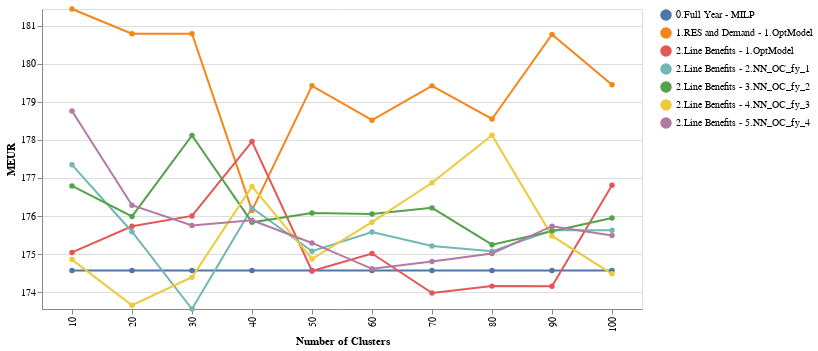

The notebook cell this image was saved under:
### Code cell
chart = alt.Chart(df).mark_line(
    point=alt.OverlayMarkDef(color="red")
).encode(
    x=alt.X("Category4:O").title('Number of Clusters'),
    # y=alt.Y("MEUR:Q", scale=alt.Scale(domain=[170, 185])),
    y=alt.Y("MEUR:Q", scale=alt.Scale(domain= [df['MEUR'].min(), df['MEUR'].max()])),
    color=alt.Color("Category5").title(''),
    # strokeDash='Category2',
)
line = alt.Chart(pd.DataFrame({'-': [174.568533342985]})).mark_rule().encode(y='-')
# line = alt.Chart(pd.DataFrame({'-': [409.989891886376]})).mark_rule().encode(y='-')
# base = chart + line
base = chart
base.configure_legend(
  orient='right'
).properties(
    width=600,
    height=300
)

### Figure 1 — Vega-Lite specification as saved in the notebook (floating-point values rounded to 4 significant figures)
{"config": {"view": {"continuousWidth": 300, "continuousHeight": 300}, "legend": {"orient": "right"}}, "data": {"name": "data-bff40f9f5274540edb59298502732706"}, "mark": {"type": "line", "point": {"color": "red"}}, "encoding": {"color": {"field": "Category5", "title": "", "type": "nominal"}, "x": {"field": "Category4", "title": "Number of Clusters", "type": "ordinal"}, "y": {"field": "MEUR", "scale": {"domain": [173.6, 181.4]}, "type": "quantitative"}}, "height": 300, "width": 600, "$schema": "https://vega.github.io/schema/vega-lite/v5.8.0.json", "datasets": {"data-bff40f9f5274540edb59298502732706": [{"CaseName": "A.The_full_year_MILP - 3-bus", "Category1": "A", "Category2": "0.Full Year", "Category3": "MILP", "Category4": 10, "MEUR": 174.6, "Category5": "0.Full Year - MILP"}, {"CaseName": "A.The_full_year_MILP - 3-bus", "Category1": "A", "Category2": "0.Full Year", "Category3": "MILP", "Category4": 20, "MEUR": 174.6, "Category5": "0.Full Year - MILP"}, {"CaseName": "A.The_full_year_MILP - 3-bus", "Category1": "A", "Category2": "0.Full Year", "Category3": "MILP", "Category4": 30, "MEUR": 174.6, "Category5": "0.Full Year - MILP"}, {"CaseName": "A.The_full_year_MILP - 3-bus", "Category1": "A", "Category2": "0.Full Year", "Category3": "MILP", "Category4": 40, "MEUR": 174.6, "Category5": "0.Full Year - MILP"}, {"CaseName": "A.The_full_year_MILP - 3-bus", "Category1": "A", "Category2": "0.Full Year", "Category3": "MILP", "Category4": 50, "MEUR": 174.6, "Category5": "0.Full Year - MILP"}, {"CaseName": "A.The_full_year_MILP - 3-bus", "Category1": "A", "Category2": "0.Full Year", "Category3": "MILP", "Category4": 60, "MEUR": 174.6, "Category5": "0.Full Year - MILP"}, {"CaseName": "A.The_full_year_MILP - 3-bus", "Category1": "A", "Category2": "0.Full Year", "Category3": "MILP", "Category4": 70, "MEUR": 174.6, "Category5": "0.Full Year - MILP"}, {"CaseName": "A.The_full_year_MILP - 3-bus", "Category1": "A", "Category2": "0.Full Year", "Category3": "MILP", "Category4": 80, "MEUR": 174.6, "Category5": "0.Full Year - MILP"}, {"CaseName": "A.The_full_year_MILP - 3-bus", "Category1": "A", "Category2": "0.Full Year", "Category3": "MILP", "Category4": 90, "MEUR": 174.6, "Category5": "0.Full Year - MILP"}, {"CaseName": "A.The_full_year_MILP - 3-bus", "Category1": "A", "Category2": "0.Full Year", "Category3": "MILP", "Category4": 100, "MEUR": 174.6, "Category5": "0.Full Year - MILP"}, {"CaseName": "D.Representative_days_based_on_RES_and_Demand - 3-bus_ByStages_nc10", "Category1": "Representative Days", "Category2": "1.RES and Demand", "Category3": "1.OptModel", "Category4": 10, "MEUR": 181.4, "Category5": "1.RES and Demand - 1.OptModel"}, {"CaseName": "D.Representative_days_based_on_RES_and_Demand - 3-bus_ByStages_nc100", "Category1": "Representative Days", "Category2": "1.RES and Demand", "Category3": "1.OptModel", "Category4": 100, "MEUR": 179.5, "Category5": "1.RES and Demand - 1.OptModel"}, {"CaseName": "D.Representative_days_based_on_RES_and_Demand - 3-bus_ByStages_nc20", "Category1": "Representative Days", "Category2": "1.RES and Demand", "Category3": "1.OptModel", "Category4": 20, "MEUR": 180.8, "Category5": "1.RES and Demand - 1.OptModel"}, {"CaseName": "D.Representative_days_based_on_RES_and_Demand - 3-bus_ByStages_nc30", "Category1": "Representative Days", "Category2": "1.RES and Demand", "Category3": "1.OptModel", "Category4": 30, "MEUR": 180.8, "Category5": "1.RES and Demand - 1.OptModel"}, {"CaseName": "D.Representative_days_based_on_RES_and_Demand - 3-bus_ByStages_nc40", "Category1": "Representative Days", "Category2": "1.RES and Demand", "Category3": "1.OptModel", "Category4": 40, "MEUR": 176.1, "Category5": "1.RES and Demand - 1.OptModel"}, {"CaseName": "D.Representative_days_based_on_RES_and_Demand - 3-bus_ByStages_nc50", "Category1": "Representative Days", "Category2": "1.RES and Demand", "Category3": "1.OptModel", "Category4": 50, "MEUR": 179.4, "Category5": "1.RES and Demand - 1.OptModel"}, {"CaseName": "D.Representative_days_based_on_RES_and_Demand - 3-bus_ByStages_nc60", "Category1": "Representative Days", "Category2": "1.RES and Demand", "Category3": "1.OptModel", "Category4": 60, "MEUR": 178.5, "Category5": "1.RES and Demand - 1.OptModel"}, {"CaseName": "D.Representative_days_based_on_RES_and_Demand - 3-bus_ByStages_nc70", "Category1": "Representative Days", "Category2": "1.RES and Demand", "Category3": "1.OptModel", "Category4": 70, "MEUR": 179.4, "Category5": "1.RES and Demand - 1.OptModel"}, {"CaseName": "D.Representative_days_based_on_RES_and_Demand - 3-bus_ByStages_nc80", "Category1": "Representative Days", "Category2": "1.RES and Demand", "Category3": "1.OptModel", "Category4": 80, "MEUR": 178.6, "Category5": "1.RES and Demand - 1.OptModel"}, {"CaseName": "D.Representative_days_based_on_RES_and_Demand - 3-bus_ByStages_nc90", "Category1": "Representative Days", "Category2": "1.RES and Demand", "Category3": "1.OptModel", "Category4": 90, "MEUR": 180.8, "Category5": "1.RES and Demand - 1.OptModel"}, {"CaseName": "E.Representative_days_based_on_Line_Benefits_OptModel - 3-bus_ByStages_nc10", "Category1": "Representative Days", "Category2": "2.Line Benefits", "Category3": "1.OptModel", "Category4": 10, "MEUR": 175.0, "Category5": "2.Line Benefits - 1.OptModel"}, {"CaseName": "E.Representative_days_based_on_Line_Benefits_OptModel - 3-bus_ByStages_nc100", "Category1": "Representative Days", "Category2": "2.Line Benefits", "Category3": "1.OptModel", "Category4": 100, "MEUR": 176.8, "Category5": "2.Line Benefits - 1.OptModel"}, {"CaseName": "E.Representative_days_based_on_Line_Benefits_OptModel - 3-bus_ByStages_nc20", "Category1": "Representative Days", "Category2": "2.Line Benefits", "Category3": "1.OptModel", "Category4": 20, "MEUR": 175.7, "Category5": "2.Line Benefits - 1.OptModel"}, {"CaseName": "E.Representative_days_based_on_Line_Benefits_OptModel - 3-bus_ByStages_nc30", "Category1": "Representative Days", "Category2": "2.Line Benefits", "Category3": "1.OptModel", "Category4": 30, "MEUR": 176.0, "Category5": "2.Line Benefits - 1.OptModel"}, {"CaseName": "E.Representative_days_based_on_Line_Benefits_OptModel - 3-bus_ByStages_nc40", "Category1": "Representative Days", "Category2": "2.Line Benefits", "Category3": "1.OptModel", "Category4": 40, "MEUR": 178.0, "Category5": "2.Line Benefits - 1.OptModel"}, {"CaseName": "E.Representative_days_based_on_Line_Benefits_OptModel - 3-bus_ByStages_nc50", "Category1": "Representative Days", "Category2": "2.Line Benefits", "Category3": "1.OptModel", "Category4": 50, "MEUR": 174.6, "Category5": "2.Line Benefits - 1.OptModel"}, {"CaseName": "E.Representative_days_based_on_Line_Benefits_OptModel - 3-bus_ByStages_nc60", "Category1": "Representative Days", "Category2": "2.Line Benefits", "Category3": "1.OptModel", "Category4": 60, "MEUR": 175.0, "Category5": "2.Line Benefits - 1.OptModel"}, {"CaseName": "E.Representative_days_based_on_Line_Benefits_OptModel - 3-bus_ByStages_nc70", "Category1": "Representative Days", "Category2": "2.Line Benefits", "Category3": "1.OptModel", "Category4": 70, "MEUR": 174.0, "Category5": "2.Line Benefits - 1.OptModel"}, {"CaseName": "E.Representative_days_based_on_Line_Benefits_OptModel - 3-bus_ByStages_nc80", "Category1": "Representative Days", "Category2": "2.Line Benefits", "Category3": "1.OptModel", "Category4": 80, "MEUR": 174.2, "Category5": "2.Line Benefits - 1.OptModel"}, {"CaseName": "E.Representative_days_based_on_Line_Benefits_OptModel - 3-bus_ByStages_nc90", "Category1": "Representative Days", "Category2": "2.Line Benefits", "Category3": "1.OptModel", "Category4": 90, "MEUR": 174.2, "Category5": "2.Line Benefits - 1.OptModel"}, {"CaseName": "F.Representative_days_based_on_Line_Benefit_NN_OC_fy_1 - 3-bus_ByStages_nc10", "Category1": "Representative Days", "Category2": "2.Line Benefits", "Category3": "2.NN_OC_fy_1", "Category4": 10, "MEUR": 177.3, "Category5": "2.Line Benefits - 2.NN_OC_fy_1"}, {"CaseName": "F.Representative_days_based_on_Line_Benefit_NN_OC_fy_1 - 3-bus_ByStages_nc100", "Category1": "Representative Days", "Category2": "2.Line Benefits", "Category3": "2.NN_OC_fy_1", "Category4": 100, "MEUR": 175.6, "Category5": "2.Line Benefits - 2.NN_OC_fy_1"}, {"CaseName": "F.Representative_days_based_on_Line_Benefit_NN_OC_fy_1 - 3-bus_ByStages_nc20", "Category1": "Representative Days", "Category2": "2.Line Benefits", "Category3": "2.NN_OC_fy_1", "Category4": 20, "MEUR": 175.6, "Category5": "2.Line Benefits - 2.NN_OC_fy_1"}, {"CaseName": "F.Representative_days_based_on_Line_Benefit_NN_OC_fy_1 - 3-bus_ByStages_nc30", "Category1": "Representative Days", "Category2": "2.Line Benefits", "Category3": "2.NN_OC_fy_1", "Category4": 30, "MEUR": 173.6, "Category5": "2.Line Benefits - 2.NN_OC_fy_1"}, {"CaseName": "F.Representative_days_based_on_Line_Benefit_NN_OC_fy_1 - 3-bus_ByStages_nc40", "Category1": "Representative Days", "Category2": "2.Line Benefits", "Category3": "2.NN_OC_fy_1", "Category4": 40, "MEUR": 176.2, "Category5": "2.Line Benefits - 2.NN_OC_fy_1"}, {"CaseName": "F.Representative_days_based_on_Line_Benefit_NN_OC_fy_1 - 3-bus_ByStages_nc50", "Category1": "Representative Days", "Category2": "2.Line Benefits", "Category3": "2.NN_OC_fy_1", "Category4": 50, "MEUR": 175.1, "Category5": "2.Line Benefits - 2.NN_OC_fy_1"}, {"CaseName": "F.Representative_days_based_on_Line_Benefit_NN_OC_fy_1 - 3-bus_ByStages_nc60", "Category1": "Representative Days", "Category2": "2.Line Benefits", "Category3": "2.NN_OC_fy_1", "Category4": 60, "MEUR": 175.6, "Category5": "2.Line Benefits - 2.NN_OC_fy_1"}, {"CaseName": "F.Representative_days_based_on_Line_Benefit_NN_OC_fy_1 - 3-bus_ByStages_nc70", "Category1": "Representative Days", "Category2": "2.Line Benefits", "Category3": "2.NN_OC_fy_1", "Category4": 70, "MEUR": 175.2, "Category5": "2.Line Benefits - 2.NN_OC_fy_1"}, {"CaseName": "F.Representative_days_based_on_Line_Benefit_NN_OC_fy_1 - 3-bus_ByStages_nc80", "Category1": "Representative Days", "Category2": "2.Line Benefits", "Category3": "2.NN_OC_fy_1", "Category4": 80, "MEUR": 175.1, "Category5": "2.Line Benefits - 2.NN_OC_fy_1"}, {"CaseName": "F.Representative_days_based_on_Line_Benefit_NN_OC_fy_1 - 3-bus_ByStages_nc90", "Category1": "Representative Days", "Category2": "2.Line Benefits", "Category3": "2.NN_OC_fy_1", "Category4": 90, "MEUR": 175.6, "Category5": "2.Line Benefits - 2.NN_OC_fy_1"}, {"CaseName": "G.Representative_days_based_on_Line_Benefit_NN_OC_fy_2 - 3-bus_ByStages_nc10", "Category1": "Representative Days", "Category2": "2.Line Benefits", "Category3": "3.NN_OC_fy_2", "Category4": 10, "MEUR": 176.8, "Category5": "2.Line Benefits - 3.NN_OC_fy_2"}, {"CaseName": "G.Representative_days_based_on_Line_Benefit_NN_OC_fy_2 - 3-bus_ByStages_nc100", "Category1": "Representative Days", "Category2": "2.Line Benefits", "Category3": "3.NN_OC_fy_2", "Category4": 100, "MEUR": 175.9, "Category5": "2.Line Benefits - 3.NN_OC_fy_2"}, {"CaseName": "G.Representative_days_based_on_Line_Benefit_NN_OC_fy_2 - 3-bus_ByStages_nc20", "Category1": "Representative Days", "Category2": "2.Line Benefits", "Category3": "3.NN_OC_fy_2", "Category4": 20, "MEUR": 176.0, "Category5": "2.Line Benefits - 3.NN_OC_fy_2"}, {"CaseName": "G.Representative_days_based_on_Line_Benefit_NN_OC_fy_2 - 3-bus_ByStages_nc30", "Category1": "Representative Days", "Category2": "2.Line Benefits", "Category3": "3.NN_OC_fy_2", "Category4": 30, "MEUR": 178.1, "Category5": "2.Line Benefits - 3.NN_OC_fy_2"}, {"CaseName": "G.Representative_days_based_on_Line_Benefit_NN_OC_fy_2 - 3-bus_ByStages_nc40", "Category1": "Representative Days", "Category2": "2.Line Benefits", "Category3": "3.NN_OC_fy_2", "Category4": 40, "MEUR": 175.8, "Category5": "2.Line Benefits - 3.NN_OC_fy_2"}, {"CaseName": "G.Representative_days_based_on_Line_Benefit_NN_OC_fy_2 - 3-bus_ByStages_nc50", "Category1": "Representative Days", "Category2": "2.Line Benefits", "Category3": "3.NN_OC_fy_2", "Category4": 50, "MEUR": 176.1, "Category5": "2.Line Benefits - 3.NN_OC_fy_2"}, {"CaseName": "G.Representative_days_based_on_Line_Benefit_NN_OC_fy_2 - 3-bus_ByStages_nc60", "Category1": "Representative Days", "Category2": "2.Line Benefits", "Category3": "3.NN_OC_fy_2", "Category4": 60, "MEUR": 176.1, "Category5": "2.Line Benefits - 3.NN_OC_fy_2"}, {"CaseName": "G.Representative_days_based_on_Line_Benefit_NN_OC_fy_2 - 3-bus_ByStages_nc70", "Category1": "Representative Days", "Category2": "2.Line Benefits", "Category3": "3.NN_OC_fy_2", "Category4": 70, "MEUR": 176.2, "Category5": "2.Line Benefits - 3.NN_OC_fy_2"}, {"CaseName": "G.Representative_days_based_on_Line_Benefit_NN_OC_fy_2 - 3-bus_ByStages_nc80", "Category1": "Representative Days", "Category2": "2.Line Benefits", "Category3": "3.NN_OC_fy_2", "Category4": 80, "MEUR": 175.2, "Category5": "2.Line Benefits - 3.NN_OC_fy_2"}, {"CaseName": "G.Representative_days_based_on_Line_Benefit_NN_OC_fy_2 - 3-bus_ByStages_nc90", "Category1": "Representative Days", "Category2": "2.Line Benefits", "Category3": "3.NN_OC_fy_2", "Category4": 90, "MEUR": 175.6, "Category5": "2.Line Benefits - 3.NN_OC_fy_2"}, {"CaseName": "H.Representative_days_based_on_Line_Benefit_NN_OC_fy_3 - 3-bus_ByStages_nc10", "Category1": "Representative Days", "Category2": "2.Line Benefits", "Category3": "4.NN_OC_fy_3", "Category4": 10, "MEUR": 174.9, "Category5": "2.Line Benefits - 4.NN_OC_fy_3"}, {"CaseName": "H.Representative_days_based_on_Line_Benefit_NN_OC_fy_3 - 3-bus_ByStages_nc100", "Category1": "Representative Days", "Category2": "2.Line Benefits", "Category3": "4.NN_OC_fy_3", "Category4": 100, "MEUR": 174.5, "Category5": "2.Line Benefits - 4.NN_OC_fy_3"}, {"CaseName": "H.Representative_days_based_on_Line_Benefit_NN_OC_fy_3 - 3-bus_ByStages_nc20", "Category1": "Representative Days", "Category2": "2.Line Benefits", "Category3": "4.NN_OC_fy_3", "Category4": 20, "MEUR": 173.7, "Category5": "2.Line Benefits - 4.NN_OC_fy_3"}, {"CaseName": "H.Representative_days_based_on_Line_Benefit_NN_OC_fy_3 - 3-bus_ByStages_nc30", "Category1": "Representative Days", "Category2": "2.Line Benefits", "Category3": "4.NN_OC_fy_3", "Category4": 30, "MEUR": 174.4, "Category5": "2.Line Benefits - 4.NN_OC_fy_3"}, {"CaseName": "H.Representative_days_based_on_Line_Benefit_NN_OC_fy_3 - 3-bus_ByStages_nc40", "Category1": "Representative Days", "Category2": "2.Line Benefits", "Category3": "4.NN_OC_fy_3", "Category4": 40, "MEUR": 176.8, "Category5": "2.Line Benefits - 4.NN_OC_fy_3"}, {"CaseName": "H.Representative_days_based_on_Line_Benefit_NN_OC_fy_3 - 3-bus_ByStages_nc50", "Category1": "Representative Days", "Category2": "2.Line Benefits", "Category3": "4.NN_OC_fy_3", "Category4": 50, "MEUR": 174.9, "Category5": "2.Line Benefits - 4.NN_OC_fy_3"}, {"CaseName": "H.Representative_days_based_on_Line_Benefit_NN_OC_fy_3 - 3-bus_ByStages_nc60", "Category1": "Representative Days", "Category2": "2.Line Benefits", "Category3": "4.NN_OC_fy_3", "Category4": 60, "MEUR": 175.8, "Category5": "2.Line Benefits - 4.NN_OC_fy_3"}, {"CaseName": "H.Representative_days_based_on_Line_Benefit_NN_OC_fy_3 - 3-bus_ByStages_nc70", "Category1": "Representative Days", "Category2": "2.Line Benefits", "Category3": "4.NN_OC_fy_3", "Category4": 70, "MEUR": 176.9, "Category5": "2.Line Benefits - 4.NN_OC_fy_3"}, {"CaseName": "H.Representative_days_based_on_Line_Benefit_NN_OC_fy_3 - 3-bus_ByStages_nc80", "Category1": "Representative Days", "Category2": "2.Line Benefits", "Category3": "4.NN_OC_fy_3", "Category4": 80, "MEUR": 178.1, "Category5": "2.Line Benefits - 4.NN_OC_fy_3"}, {"CaseName": "H.Representative_days_based_on_Line_Benefit_NN_OC_fy_3 - 3-bus_ByStages_nc90", "Category1": "Representative Days", "Category2": "2.Line Benefits", "Category3": "4.NN_OC_fy_3", "Category4": 90, "MEUR": 175.5, "Category5": "2.Line Benefits - 4.NN_OC_fy_3"}, {"CaseName": "I.Representative_days_based_on_Line_Benefit_NN_OC_fy_4 - 3-bus_ByStages_nc10", "Category1": "Representative Days", "Category2": "2.Line Benefits", "Category3": "5.NN_OC_fy_4", "Category4": 10, "MEUR": 178.8, "Category5": "2.Line Benefits - 5.NN_OC_fy_4"}, {"CaseName": "I.Representative_days_based_on_Line_Benefit_NN_OC_fy_4 - 3-bus_ByStages_nc100", "Category1": "Representative Days", "Category2": "2.Line Benefits", "Category3": "5.NN_OC_fy_4", "Category4": 100, "MEUR": 175.5, "Category5": "2.Line Benefits - 5.NN_OC_fy_4"}, {"CaseName": "I.Representative_days_based_on_Line_Benefit_NN_OC_fy_4 - 3-bus_ByStages_nc20", "Category1": "Representative Days", "Category2": "2.Line Benefits", "Category3": "5.NN_OC_fy_4", "Category4": 20, "MEUR": 176.3, "Category5": "2.Line Benefits - 5.NN_OC_fy_4"}, {"CaseName": "I.Representative_days_based_on_Line_Benefit_NN_OC_fy_4 - 3-bus_ByStages_nc30", "Category1": "Representative Days", "Category2": "2.Line Benefits", "Category3": "5.NN_OC_fy_4", "Category4": 30, "MEUR": 175.7, "Category5": "2.Line Benefits - 5.NN_OC_fy_4"}, {"CaseName": "I.Representative_days_based_on_Line_Benefit_NN_OC_fy_4 - 3-bus_ByStages_nc40", "Category1": "Representative Days", "Category2": "2.Line Benefits", "Category3": "5.NN_OC_fy_4", "Category4": 40, "MEUR": 175.9, "Category5": "2.Line Benefits - 5.NN_OC_fy_4"}, {"CaseName": "I.Representative_days_based_on_Line_Benefit_NN_OC_fy_4 - 3-bus_ByStages_nc50", "Category1": "Representative Days", "Category2": "2.Line Benefits", "Category3": "5.NN_OC_fy_4", "Category4": 50, "MEUR": 175.3, "Category5": "2.Line Benefits - 5.NN_OC_fy_4"}, {"CaseName": "I.Representative_days_based_on_Line_Benefit_NN_OC_fy_4 - 3-bus_ByStages_nc60", "Category1": "Representative Days", "Category2": "2.Line Benefits", "Category3": "5.NN_OC_fy_4", "Category4": 60, "MEUR": 174.6, "Category5": "2.Line Benefits - 5.NN_OC_fy_4"}, {"CaseName": "I.Representative_days_based_on_Line_Benefit_NN_OC_fy_4 - 3-bus_ByStages_nc70", "Category1": "Representative Days", "Category2": "2.Line Benefits", "Category3": "5.NN_OC_fy_4", "Category4": 70, "MEUR": 174.8, "Category5": "2.Line Benefits - 5.NN_OC_fy_4"}, {"CaseName": "I.Representative_days_based_on_Line_Benefit_NN_OC_fy_4 - 3-bus_ByStages_nc80", "Category1": "Representative Days", "Category2": "2.Line Benefits", "Category3": "5.NN_OC_fy_4", "Category4": 80, "MEUR": 175.0, "Category5": "2.Line Benefits - 5.NN_OC_fy_4"}, {"CaseName": "I.Representative_days_based_on_Line_Benefit_NN_OC_fy_4 - 3-bus_ByStages_nc90", "Category1": "Representative Days", "Category2": "2.Line Benefits", "Category3": "5.NN_OC_fy_4", "Category4": 90, "MEUR": 175.7, "Category5": "2.Line Benefits - 5.NN_OC_fy_4"}]}}
